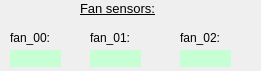
    <widget class="QFrame" name="frame">
     <property name="geometry">
      <rect>
       <x>10</x>
       <y>120</y>
       <width>261</width>
       <height>71</height>
      </rect>
     </property>
     <property name="frameShape">
      <enum>QFrame::NoFrame</enum>
     </property>
     <property name="frameShadow">
      <enum>QFrame::Raised</enum>
     </property>
     <widget class="TaurusLabel" name="taurusLabel">
      <property name="geometry">
       <rect>
        <x>10</x>
        <y>50</y>
        <width>51</width>
        <height>17</height>
       </rect>
      </property>
      <property name="styleSheet">
       <string notr="true">background-color: rgb(198, 255, 212);</string>
      </property>
      <property name="model">
       <string>epfl/vds/3/fan_00</string>
      </property>
      <property name="suffixText">
       <string>%</string>
      </property>
     </widget>
     <widget class="TaurusLabel" name="taurusLabel_2">
      <property name="geometry">
       <rect>
        <x>90</x>
        <y>50</y>
        <width>51</width>
        <height>17</height>
       </rect>
      </property>
      <property name="styleSheet">
       <string notr="true">background-color: rgb(198, 255, 212);</string>
      </property>
      <property name="model">
       <string>epfl/vds/3/fan_01</string>
      </property>
      <property name="suffixText">
       <string>%</string>
      </property>
     </widget>
     <widget class="TaurusLabel" name="taurusLabel_3">
      <property name="geometry">
       <rect>
        <x>180</x>
        <y>50</y>
        <width>51</width>
        <height>17</height>
       </rect>
      </property>
      <property name="styleSheet">
       <string notr="true">background-color: rgb(198, 255, 212);</string>
      </property>
      <property name="model">
       <string>epfl/vds/3/fan_02</string>
      </property>
      <property name="suffixText">
       <string>%</string>
      </property>
     </widget>
     <widget class="QLabel" name="label_103">
      <property name="geometry">
       <rect>
        <x>80</x>
        <y>0</y>
        <width>81</width>
        <height>16</height>
       </rect>
      </property>
      <property name="font">
       <font>
        <pointsize>10</pointsize>
        <underline>true</underline>
       </font>
      </property>
      <property name="text">
       <string>Fan sensors:</string>
      </property>
     </widget>
     <widget class="QLabel" name="label_5">
      <property name="geometry">
       <rect>
        <x>10</x>
        <y>30</y>
        <width>51</width>
        <height>16</height>
       </rect>
      </property>
      <property name="text">
       <string>fan_00:</string>
      </property>
     </widget>
     <widget class="QLabel" name="label_6">
      <property name="geometry">
       <rect>
        <x>90</x>
        <y>30</y>
        <width>57</width>
        <height>15</height>
       </rect>
      </property>
      <property name="text">
       <string>fan_01:</string>
      </property>
     </widget>
     <widget class="QLabel" name="label_7">
      <property name="geometry">
       <rect>
        <x>180</x>
        <y>30</y>
        <width>57</width>
        <height>15</height>
       </rect>
      </property>
      <property name="text">
       <string>fan_02:</string>
      </property>
     </widget>
    </widget>
